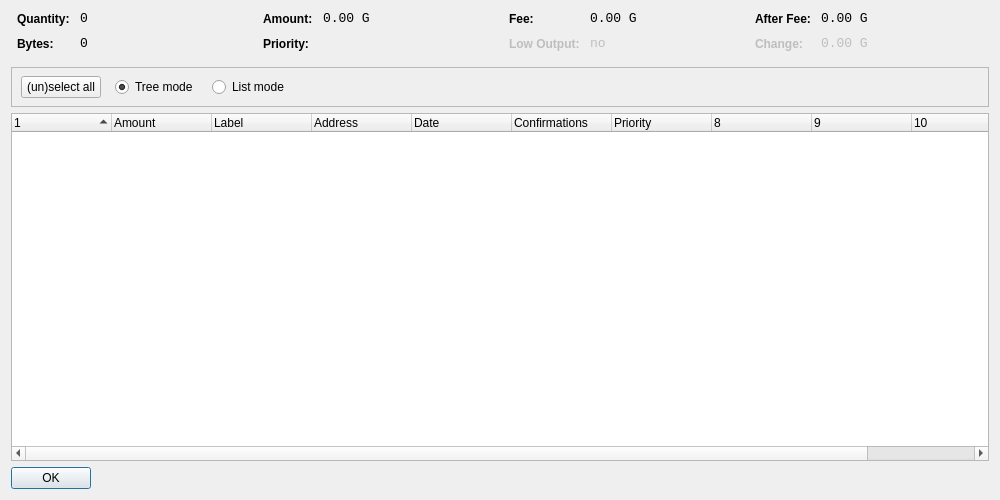
<?xml version="1.0" encoding="UTF-8"?>
<ui version="4.0">
 <class>CoinControlDialog</class>
 <widget class="QDialog" name="CoinControlDialog">
  <property name="geometry">
   <rect>
    <x>0</x>
    <y>0</y>
    <width>1000</width>
    <height>500</height>
   </rect>
  </property>
  <property name="windowTitle">
   <string>Coin Control</string>
  </property>
  <layout class="QVBoxLayout" name="verticalLayout">
   <item>
    <layout class="QHBoxLayout" name="horizontalLayoutTop" stretch="0,0,0,0">
     <property name="topMargin">
      <number>0</number>
     </property>
     <property name="bottomMargin">
      <number>10</number>
     </property>
     <item>
      <layout class="QFormLayout" name="formLayoutCoinControl1">
       <property name="horizontalSpacing">
        <number>10</number>
       </property>
       <property name="verticalSpacing">
        <number>10</number>
       </property>
       <property name="leftMargin">
        <number>6</number>
       </property>
       <property name="rightMargin">
        <number>6</number>
       </property>
       <item row="0" column="0">
        <widget class="QLabel" name="labelCoinControlQuantityText">
         <property name="styleSheet">
          <string notr="true">font-weight:bold;</string>
         </property>
         <property name="text">
          <string>Quantity:</string>
         </property>
        </widget>
       </item>
       <item row="0" column="1">
        <widget class="QLabel" name="labelCoinControlQuantity">
         <property name="font">
          <font>
           <family>Monospace</family>
           <pointsize>10</pointsize>
          </font>
         </property>
         <property name="cursor">
          <cursorShape>IBeamCursor</cursorShape>
         </property>
         <property name="contextMenuPolicy">
          <enum>Qt::ActionsContextMenu</enum>
         </property>
         <property name="text">
          <string notr="true">0</string>
         </property>
         <property name="textInteractionFlags">
          <set>Qt::LinksAccessibleByMouse|Qt::TextSelectableByKeyboard|Qt::TextSelectableByMouse</set>
         </property>
        </widget>
       </item>
       <item row="1" column="0">
        <widget class="QLabel" name="labelCoinControlBytesText">
         <property name="styleSheet">
          <string notr="true">font-weight:bold;</string>
         </property>
         <property name="text">
          <string>Bytes:</string>
         </property>
        </widget>
       </item>
       <item row="1" column="1">
        <widget class="QLabel" name="labelCoinControlBytes">
         <property name="font">
          <font>
           <family>Monospace</family>
           <pointsize>10</pointsize>
          </font>
         </property>
         <property name="cursor">
          <cursorShape>IBeamCursor</cursorShape>
         </property>
         <property name="contextMenuPolicy">
          <enum>Qt::ActionsContextMenu</enum>
         </property>
         <property name="text">
          <string notr="true">0</string>
         </property>
         <property name="textInteractionFlags">
          <set>Qt::LinksAccessibleByMouse|Qt::TextSelectableByKeyboard|Qt::TextSelectableByMouse</set>
         </property>
        </widget>
       </item>
      </layout>
     </item>
     <item>
      <layout class="QFormLayout" name="formLayoutCoinControl2">
       <property name="horizontalSpacing">
        <number>10</number>
       </property>
       <property name="verticalSpacing">
        <number>10</number>
       </property>
       <property name="leftMargin">
        <number>6</number>
       </property>
       <property name="rightMargin">
        <number>6</number>
       </property>
       <item row="0" column="0">
        <widget class="QLabel" name="labelCoinControlAmountText">
         <property name="styleSheet">
          <string notr="true">font-weight:bold;</string>
         </property>
         <property name="text">
          <string>Amount:</string>
         </property>
        </widget>
       </item>
       <item row="0" column="1">
        <widget class="QLabel" name="labelCoinControlAmount">
         <property name="font">
          <font>
           <family>Monospace</family>
           <pointsize>10</pointsize>
          </font>
         </property>
         <property name="cursor">
          <cursorShape>IBeamCursor</cursorShape>
         </property>
         <property name="contextMenuPolicy">
          <enum>Qt::ActionsContextMenu</enum>
         </property>
         <property name="text">
          <string notr="true">0.00 G</string>
         </property>
         <property name="textInteractionFlags">
          <set>Qt::LinksAccessibleByMouse|Qt::TextSelectableByKeyboard|Qt::TextSelectableByMouse</set>
         </property>
        </widget>
       </item>
       <item row="1" column="0">
        <widget class="QLabel" name="labelCoinControlPriorityText">
         <property name="styleSheet">
          <string notr="true">font-weight:bold;</string>
         </property>
         <property name="text">
          <string>Priority:</string>
         </property>
        </widget>
       </item>
       <item row="1" column="1">
        <widget class="QLabel" name="labelCoinControlPriority">
         <property name="font">
          <font>
           <family>Monospace</family>
           <pointsize>10</pointsize>
          </font>
         </property>
         <property name="cursor">
          <cursorShape>IBeamCursor</cursorShape>
         </property>
         <property name="contextMenuPolicy">
          <enum>Qt::ActionsContextMenu</enum>
         </property>
         <property name="text">
          <string/>
         </property>
         <property name="textInteractionFlags">
          <set>Qt::LinksAccessibleByMouse|Qt::TextSelectableByKeyboard|Qt::TextSelectableByMouse</set>
         </property>
        </widget>
       </item>
      </layout>
     </item>
     <item>
      <layout class="QFormLayout" name="formLayoutCoinControl3">
       <property name="horizontalSpacing">
        <number>10</number>
       </property>
       <property name="verticalSpacing">
        <number>10</number>
       </property>
       <property name="leftMargin">
        <number>6</number>
       </property>
       <property name="rightMargin">
        <number>6</number>
       </property>
       <item row="0" column="0">
        <widget class="QLabel" name="labelCoinControlFeeText">
         <property name="styleSheet">
          <string notr="true">font-weight:bold;</string>
         </property>
         <property name="text">
          <string>Fee:</string>
         </property>
        </widget>
       </item>
       <item row="0" column="1">
        <widget class="QLabel" name="labelCoinControlFee">
         <property name="font">
          <font>
           <family>Monospace</family>
           <pointsize>10</pointsize>
          </font>
         </property>
         <property name="cursor">
          <cursorShape>IBeamCursor</cursorShape>
         </property>
         <property name="contextMenuPolicy">
          <enum>Qt::ActionsContextMenu</enum>
         </property>
         <property name="text">
          <string notr="true">0.00 G</string>
         </property>
         <property name="textInteractionFlags">
          <set>Qt::LinksAccessibleByMouse|Qt::TextSelectableByKeyboard|Qt::TextSelectableByMouse</set>
         </property>
        </widget>
       </item>
       <item row="1" column="0">
        <widget class="QLabel" name="labelCoinControlLowOutputText">
         <property name="enabled">
          <bool>false</bool>
         </property>
         <property name="styleSheet">
          <string notr="true">font-weight:bold;</string>
         </property>
         <property name="text">
          <string>Low Output:</string>
         </property>
        </widget>
       </item>
       <item row="1" column="1">
        <widget class="QLabel" name="labelCoinControlLowOutput">
         <property name="enabled">
          <bool>false</bool>
         </property>
         <property name="font">
          <font>
           <family>Monospace</family>
           <pointsize>10</pointsize>
          </font>
         </property>
         <property name="cursor">
          <cursorShape>IBeamCursor</cursorShape>
         </property>
         <property name="contextMenuPolicy">
          <enum>Qt::ActionsContextMenu</enum>
         </property>
         <property name="text">
          <string notr="true">no</string>
         </property>
         <property name="textInteractionFlags">
          <set>Qt::LinksAccessibleByMouse|Qt::TextSelectableByKeyboard|Qt::TextSelectableByMouse</set>
         </property>
        </widget>
       </item>
      </layout>
     </item>
     <item>
      <layout class="QFormLayout" name="formLayoutCoinControl4">
       <property name="horizontalSpacing">
        <number>10</number>
       </property>
       <property name="verticalSpacing">
        <number>10</number>
       </property>
       <property name="leftMargin">
        <number>6</number>
       </property>
       <property name="rightMargin">
        <number>6</number>
       </property>
       <item row="0" column="0">
        <widget class="QLabel" name="labelCoinControlAfterFeeText">
         <property name="styleSheet">
          <string notr="true">font-weight:bold;</string>
         </property>
         <property name="text">
          <string>After Fee:</string>
         </property>
        </widget>
       </item>
       <item row="0" column="1">
        <widget class="QLabel" name="labelCoinControlAfterFee">
         <property name="font">
          <font>
           <family>Monospace</family>
           <pointsize>10</pointsize>
          </font>
         </property>
         <property name="cursor">
          <cursorShape>IBeamCursor</cursorShape>
         </property>
         <property name="contextMenuPolicy">
          <enum>Qt::ActionsContextMenu</enum>
         </property>
         <property name="text">
          <string notr="true">0.00 G</string>
         </property>
         <property name="textInteractionFlags">
          <set>Qt::LinksAccessibleByMouse|Qt::TextSelectableByKeyboard|Qt::TextSelectableByMouse</set>
         </property>
        </widget>
       </item>
       <item row="1" column="0">
        <widget class="QLabel" name="labelCoinControlChangeText">
         <property name="enabled">
          <bool>false</bool>
         </property>
         <property name="styleSheet">
          <string notr="true">font-weight:bold;</string>
         </property>
         <property name="text">
          <string>Change:</string>
         </property>
        </widget>
       </item>
       <item row="1" column="1">
        <widget class="QLabel" name="labelCoinControlChange">
         <property name="enabled">
          <bool>false</bool>
         </property>
         <property name="font">
          <font>
           <family>Monospace</family>
           <pointsize>10</pointsize>
          </font>
         </property>
         <property name="cursor">
          <cursorShape>IBeamCursor</cursorShape>
         </property>
         <property name="contextMenuPolicy">
          <enum>Qt::ActionsContextMenu</enum>
         </property>
         <property name="text">
          <string notr="true">0.00 G</string>
         </property>
         <property name="textInteractionFlags">
          <set>Qt::LinksAccessibleByMouse|Qt::TextSelectableByKeyboard|Qt::TextSelectableByMouse</set>
         </property>
        </widget>
       </item>
      </layout>
     </item>
    </layout>
   </item>
   <item>
    <widget class="QFrame" name="frame">
     <property name="minimumSize">
      <size>
       <width>0</width>
       <height>40</height>
      </size>
     </property>
     <property name="frameShape">
      <enum>QFrame::StyledPanel</enum>
     </property>
     <property name="frameShadow">
      <enum>QFrame::Sunken</enum>
     </property>
     <widget class="QWidget" name="horizontalLayoutWidget">
      <property name="geometry">
       <rect>
        <x>10</x>
        <y>0</y>
        <width>781</width>
        <height>41</height>
       </rect>
      </property>
      <layout class="QHBoxLayout" name="horizontalLayoutPanel" stretch="0,0,0,0,0">
       <property name="spacing">
        <number>14</number>
       </property>
       <item>
        <widget class="QPushButton" name="pushButtonSelectAll">
         <property name="sizePolicy">
          <sizepolicy hsizetype="Maximum" vsizetype="Fixed">
           <horstretch>0</horstretch>
           <verstretch>0</verstretch>
          </sizepolicy>
         </property>
         <property name="text">
          <string>(un)select all</string>
         </property>
        </widget>
       </item>
       <item>
        <widget class="QRadioButton" name="radioTreeMode">
         <property name="sizePolicy">
          <sizepolicy hsizetype="Maximum" vsizetype="Fixed">
           <horstretch>0</horstretch>
           <verstretch>0</verstretch>
          </sizepolicy>
         </property>
         <property name="text">
          <string>Tree mode</string>
         </property>
         <property name="checked">
          <bool>true</bool>
         </property>
        </widget>
       </item>
       <item>
        <widget class="QRadioButton" name="radioListMode">
         <property name="sizePolicy">
          <sizepolicy hsizetype="Maximum" vsizetype="Fixed">
           <horstretch>0</horstretch>
           <verstretch>0</verstretch>
          </sizepolicy>
         </property>
         <property name="text">
          <string>List mode</string>
         </property>
        </widget>
       </item>
       <item>
        <spacer name="horizontalSpacer">
         <property name="orientation">
          <enum>Qt::Horizontal</enum>
         </property>
         <property name="sizeHint" stdset="0">
          <size>
           <width>40</width>
           <height>20</height>
          </size>
         </property>
        </spacer>
       </item>
      </layout>
     </widget>
    </widget>
   </item>
   <item>
    <widget class="CoinControlTreeWidget" name="treeWidget">
     <property name="contextMenuPolicy">
      <enum>Qt::CustomContextMenu</enum>
     </property>
     <property name="sortingEnabled">
      <bool>false</bool>
     </property>
     <property name="columnCount">
      <number>11</number>
     </property>
     <attribute name="headerShowSortIndicator" stdset="0">
      <bool>true</bool>
     </attribute>
     <attribute name="headerStretchLastSection">
      <bool>false</bool>
     </attribute>
     <column>
      <property name="text">
       <string/>
      </property>
     </column>
     <column>
      <property name="text">
       <string>Amount</string>
      </property>
     </column>
     <column>
      <property name="text">
       <string>Label</string>
      </property>
     </column>
     <column>
      <property name="text">
       <string>Address</string>
      </property>
     </column>
     <column>
      <property name="text">
       <string>Date</string>
      </property>
     </column>
     <column>
      <property name="text">
       <string>Confirmations</string>
      </property>
      <property name="toolTip">
       <string>Confirmed</string>
      </property>
     </column>
     <column>
      <property name="text">
       <string>Priority</string>
      </property>
     </column>
     <column>
      <property name="text">
       <string/>
      </property>
     </column>
     <column>
      <property name="text">
       <string/>
      </property>
     </column>
     <column>
      <property name="text">
       <string/>
      </property>
     </column>
     <column>
      <property name="text">
       <string/>
      </property>
     </column>
    </widget>
   </item>
   <item>
    <widget class="QDialogButtonBox" name="buttonBox">
     <property name="sizePolicy">
      <sizepolicy hsizetype="Maximum" vsizetype="Fixed">
       <horstretch>0</horstretch>
       <verstretch>0</verstretch>
      </sizepolicy>
     </property>
     <property name="orientation">
      <enum>Qt::Horizontal</enum>
     </property>
     <property name="standardButtons">
      <set>QDialogButtonBox::Ok</set>
     </property>
    </widget>
   </item>
  </layout>
 </widget>
 <customwidgets>
  <customwidget>
   <class>CoinControlTreeWidget</class>
   <extends>QTreeWidget</extends>
   <header>coincontroltreewidget.h</header>
  </customwidget>
 </customwidgets>
 <resources/>
 <connections/>
</ui>
